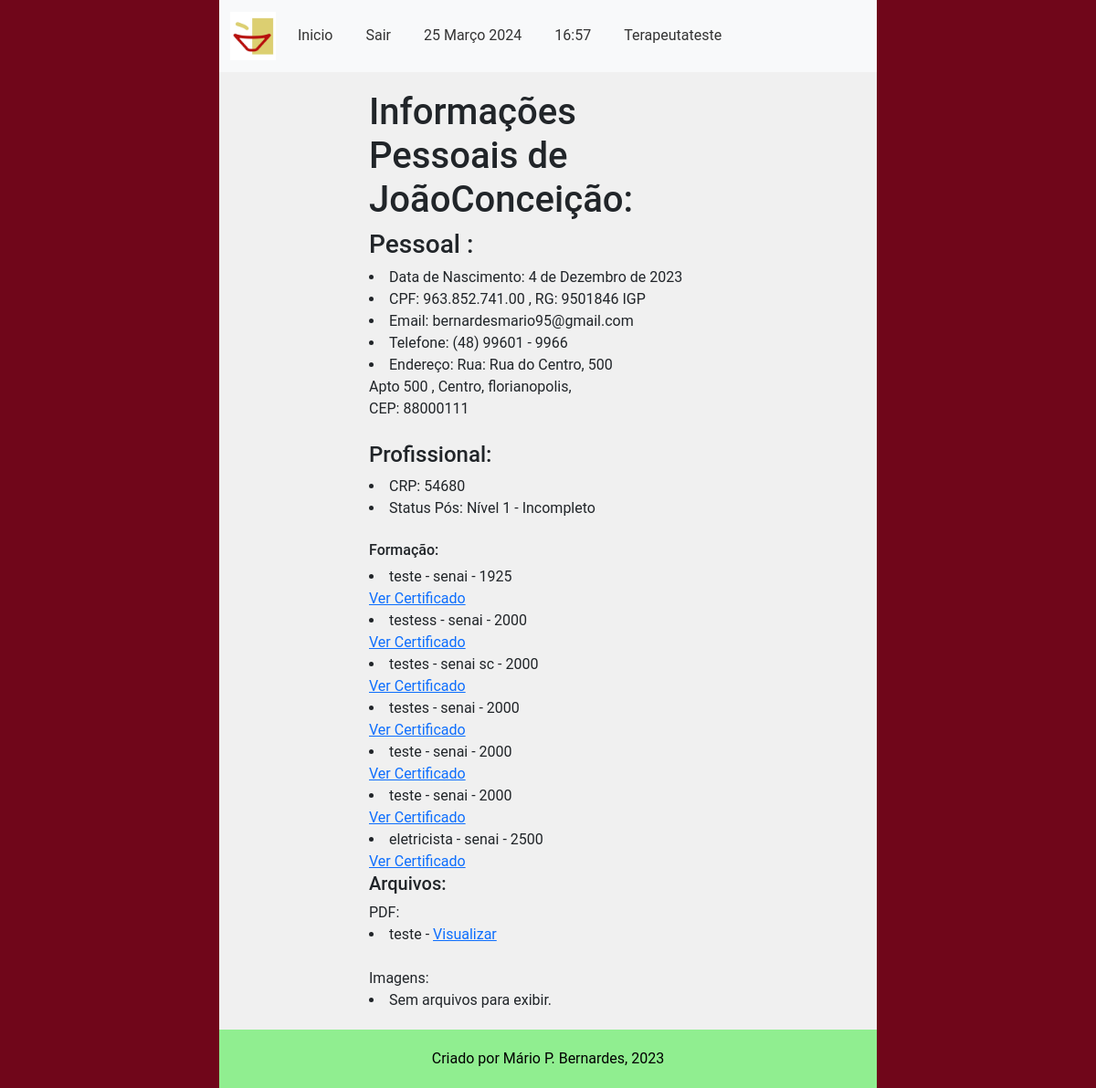
Page /main/perfil/54680 (signed in) on the committed database.
### accounts/models.py (models this page shows, shortened)
class CustomUser(AbstractUser):
    email = models.EmailField(unique=True, verbose_name='E-mail')
    phone_number = models.CharField(max_length=11, unique=True, verbose_name='Telefone', validators=[
        validate_numbers, MinLengthValidator(limit_value=11), MaxLengthValidator(limit_value=11)
    ])
    require_otp_login = models.BooleanField(null=False, default=True)  # TODO trocar pra False
    otp = models.CharField(max_length=6, null=True, blank=True)

### main/models.py (models this page shows, shortened)
class CadastroProfissionais(models.Model):
    nome = models.CharField(verbose_name='Nome', max_length=100,
                            unique=True, editable=True, validators=[validate_letters])
    conselho_codigo = models.CharField(verbose_name='CRP', max_length=5, unique=True,
                                       editable=True, validators=[validate_numbers])
    STATUS_POS_CHOICES = (
        (0, 'Nível 1 - Incompleto'),
        (1, 'Nível 1 - Completo'),
        (2, 'Nível 2 - Incompleto'),
        (3, 'Nível 2 - Completo'),
        (4, 'Nível 3 - Incompleto'),
        (5, 'Nível 3 - Completo'),
    )
    pos_grad_status = models.IntegerField(verbose_name='Status Pós', choices=STATUS_POS_CHOICES, default=0)
    unimed_codigo = models.CharField(verbose_name='Número cadastro Unimed', max_length=6,
                                     unique=True, editable=True, validators=[validate_numbers])
    email = models.EmailField(verbose_name='Email', editable=True)
    telefone_numero = models.CharField(verbose_name='Telefone', max_length=11,
                                       editable=True, validators=[validate_numbers])
    endereco_rua = models.CharField(verbose_name='Endereço', max_length=100)
    endereco_bairro = models.CharField(verbose_name='Bairro', max_length=50)
    endereco_numero = models.CharField(verbose_name='Número', max_length=7, validators=[validate_numbers])
    endereco_complemento = models.CharField(verbose_name='Complemento', max_length=100)
    cidade = models.CharField(verbose_name='Cidade', max_length=20, validators=[validate_letters,
                                                                                MinLengthValidator(limit_value=3)])
    cep_numero = models.CharField(verbose_name='CEP', max_length=8, validators=[validate_numbers,
                                                                                MinLengthValidator(limit_value=8)])
    nascimento_data = models.DateField(verbose_name='Data de Nascimento', help_text='dd/mm/aaaa',
                                       validators=[validate_date_past])
    cpf_numero = models.CharField(verbose_name='CPF', unique=True, validators=[validate_numbers], max_length=11)
    rg_numero = models.CharField(verbose_name='Número RG', max_length=12,
                                 validators=[MinLengthValidator(limit_value=6)])
    rg_emissor = models.CharField(verbose_name='Orgão Emissor RG', max_length=50)
    usuario_codigo = models.ForeignKey(
        CustomUser,
        related_name='Terapeutas',
        on_delete=models.PROTECT
    )
    objects = models.Manager()
    class Meta:
        verbose_name = 'Terapeuta'
        verbose_name_plural = 'Terapeutas'
        permissions = [
            ('add_terapeuta', 'Adicionar novos Usuários (Administrativos)')
        ]

class HistoricoAcademico(models.Model):
    terapeuta = models.ForeignKey('CadastroProfissionais',
                                  on_delete=models.PROTECT,
                                  verbose_name='Terapeuta')
    curso = models.CharField(verbose_name='Curso', max_length=30, validators=[validate_letters])
    instituicao = models.CharField(verbose_name='Instituição', max_length=50,
                                   validators=[validate_letters, MinLengthValidator(limit_value=4)])
    ano_conclusao = models.CharField(verbose_name='Ano de Conclusão', null=False, max_length=4,
                                     validators=[validate_numbers, MinLengthValidator(limit_value=4)])
    certificado_conclusao = models.FileField(upload_to=terapeutas_media_upload_path, blank=True, null=False,
                                             verbose_name='Certificado de Conclusão', help_text='Apenas arquivos PDF')
    objects = models.Manager()
    class Meta:
        verbose_name = 'Histórico Acadêmico'
        verbose_name_plural = 'Históricos Acadêmicos'

class ProfissionaisMedia(models.Model):
    terapeuta = models.ForeignKey('CadastroProfissionais', on_delete=models.CASCADE, related_name='arquivos',
                                  verbose_name='Terapeuta', help_text='Terapeuta relacionado')
    pdf_file = models.FileField(upload_to=terapeutas_media_upload_path, blank=True, null=True, verbose_name='PDF',
                                default='n/d', help_text='Arquivos PDF')
    image_file = models.ImageField(upload_to=terapeutas_media_upload_path, blank=True, null=True, default='n/d',
                                   verbose_name='Imagens', help_text='Arquivos de Imagem')
    description = models.CharField(max_length=255, verbose_name='Descrição', help_text='Descreva o arquivo')
    objects = models.Manager()
    class Meta:
        verbose_name = 'Arquivo de Terapeuta'
        verbose_name_plural = 'Arquivos de Terapeuta'

### main/views.py (the view)
@login_required(login_url="/main/login")
def informacoes_terapeuta(request: HttpRequest, terapeuta_codigo: str):
    current_terapeuta = get_terapeuta_by_codigo(terapeuta_codigo)
    historico_academico = get_terapeuta_historico_academico(current_terapeuta)
    pdf_media = get_current_terapeuta_pdf_media(current_terapeuta)
    image_media = get_current_terapeuta_image_media(current_terapeuta)
    context = {
        'terapeuta': current_terapeuta,
        'historico': historico_academico,
        'image_media': image_media,
        'pdf_media': pdf_media
    }
    return render(request, 'user_perfil.html', context)

### main/services/terapeutas_services.py (called while the page is built)
def get_terapeuta_by_codigo(terapeuta_codigo: str) -> CadastroProfissionais:
    terapeuta = CadastroProfissionais.objects.get(conselho_codigo=terapeuta_codigo)
    return terapeuta

def get_terapeuta_historico_academico(terapeuta: CadastroProfissionais) -> QuerySet:
    historico_academico = HistoricoAcademico.objects.filter(terapeuta=terapeuta)
    return historico_academico

def get_current_terapeuta_pdf_media(current_terapeuta: CadastroProfissionais) -> QuerySet:
    terapeuta_pdf_media = ProfissionaisMedia.objects.filter(terapeuta=current_terapeuta).exclude(pdf_file='n/d')
    return terapeuta_pdf_media

def get_current_terapeuta_image_media(current_terapeuta: CadastroProfissionais) -> QuerySet:
    terapeuta_image_media = ProfissionaisMedia.objects.filter(terapeuta=current_terapeuta).exclude(image_file='n/d')
    return terapeuta_image_media

### main/templatetags/custom_filters.py (called while the page is built)
@register.filter
def format_phone_number(phone_number: str) -> str:
    if not phone_number or len(phone_number) !=11:
        return phone_number
    formatted_number = f"({phone_number[0:2]}) {phone_number[2:7]} - {phone_number[7:]}"
    return formatted_number

@register.filter
def format_cpf(cpf_number: str) -> str:
    if not cpf_number or len(cpf_number) != 11:
        return cpf_number
    formatted_cpf = f"{cpf_number[:3]}.{cpf_number[3:6]}.{cpf_number[6:9]}.{cpf_number[9:]}"
    return formatted_cpf

### main/templates/user_perfil.html (shortened to what this page needs)
{% extends 'middleman1.html' %}
{% load bootstrap5 %}
{% load static%}
{% load custom_filters %}
{% block content %}
<h1>Informações Pessoais de {{ terapeuta.nome }}:</h1>
    <h3> Pessoal : </h3>
        <li>Data de Nascimento: {{ terapeuta.nascimento_data }}  </li>
        <li>CPF: {{ terapeuta.cpf_numero | format_cpf }} , RG: {{terapeuta.rg_numero}} {{terapeuta.rg_emissor}} </li>
        <li>Email: {{ terapeuta.email }} </li>
        <li>Telefone: {{ terapeuta.telefone_numero | format_phone_number }} </li>
        <li>Endereço: Rua: {{ terapeuta.endereco_rua }}, {{ terapeuta.endereco_numero }} <br>
            {{terapeuta.endereco_complemento}} , {{ terapeuta.endereco_bairro }}, {{ terapeuta.cidade }},
        <br> CEP: {{ terapeuta.cep_numero }} </li>
        <br>
        <h4> Profissional: </h4>
        <li>CRP: {{ terapeuta.conselho_codigo }} </li>
        <li>Status Pós: {{ terapeuta.get_pos_grad_status_display }} </li>
    <br>
    <h6> Formação: </h6>
        {% for curso in historico %}
            <li>
                {{ curso.curso }} - {{ curso.instituicao }} - {{ curso.ano_conclusao }} <br>
                <a href="{% url 'main:view_certificado' curso_id=curso.id %}"> Ver Certificado </a>
            </li>
        {% empty %}
            <li> Sem arquivos para exibir.</li>
        {% endfor %}
    <h5> Arquivos: </h5>
        {% for media in pdf_media %}
            PDF:
            <li>
                {{ media.description }} - <a href="{% url 'main:terapeuta/pdf' media_id=media.id %}"> Visualizar </a>
            </li>
        {% empty %}
            <li> Sem arquivos para exibir.</li>
        {% endfor %}
        <br>
            Imagens: <br>
            {% for media in image_media %}
                <li>
                    {{ media.description }} - <a href="{% url 'main:terapeuta/image' media_id=media.id %}"> Visualizar </a>
                </li>
            {% empty %}
                <li> Sem arquivos para exibir.</li>
            {% endfor %}
{% endblock %}

### main/templates/middleman1.html (shortened to what this page needs)
{% load static %}
{% load django_bootstrap5 %}
{% bootstrap_css %}
<!DOCTYPE html>
<html lang="pt-br">
<head>
    <link rel="stylesheet" type="text/css" href="{% static 'main_style.css' %}">
</head>
<body>
    <div class="page-container">
        <header>
            <nav class="navbar navbar-expand-lg navbar-light bg-light">
                <div class="container">
                <a class="navbar-brand" href="{% static 'fav.icon.jpeg' %}">
                    <img src="{% static 'fav.icon.jpeg' %}" alt="Your Logo" style="width: 50px; height: auto;" >
                </a>
                    <div class="collapse navbar-collapse text-dark" id="navbarNav">
                        <ul class="navbar-nav">
                            <li class="nav-item">
                                <a class="nav-link" href="{% url 'main:homepage' %}">Inicio</a>
                            </li>
                            <li class="nav-item">
                                <a class="nav-link" href="{% url 'account:logout' %}">Sair</a>
                            </li>
                            <li class="nav-item">
                    <span class="nav-link">
                        {% now "j F Y" %}
                    </span>
                </li>
                <li class="nav-item">
                    <span class="nav-link">
                        {% now "H:i" %}
                    </span>
                </li>
                <li class="nav-item">
                    <span class="nav-link">
                        {% if user.is_authenticated %}
                            {{ user.username }}
                        {% endif %}
                    </span>
                </li>
                        </ul>
                    </div>
                </div>
            </nav>
        </header>
        <main class="main-content">
            {% block content %}{% endblock %}
        </main>
        <footer class="footer">
            Criado por Mário P. Bernardes, 2023
        </footer>
    </div>
</body>
</html>

### main/static/main_style.css (style rules this page uses)
body { font-family: roboto; font-size: 16px; background-color: #f0f0f0; margin: 0; padding: 0; }
.page-container { border-left: 20vw solid #70061a; border-right: 20vw solid #70061a; min-height: 100vh; box-sizing: border-box; display: flex; flex-direction: column; }
.main-content { width: 60%; margin: 0 auto; padding: 20px; flex-grow: 1; }
.navbar { background-color: #333; color: #fff; }
.navbar-brand { font-size: 24px; }
.navbar-nav { list-style-type: none; padding: 0; }
.nav-item { margin-right: 20px; }
.nav-link { color: #333; }
.footer { background-color: lightgreen; color: #000; padding: 20px 0; text-align: center; flex-shrink: 0; }

### rows in the picture
CustomUser: username "Terapeutateste"
CadastroProfissionais: nome "JoãoConceição", nascimento_data "4 de Dezembro de 2023", cpf_numero "963.852.741.00", rg_numero "9501846", rg_emissor "IGP", email "bernardesmario95@gmail.com", telefone_numero "(48) 99601 - 9966", endereco_rua "Rua do Centro", endereco_numero "500", endereco_complemento "Apto 500", endereco_bairro "Centro", cidade "florianopolis", cep_numero "88000111", conselho_codigo "54680", pos_grad_status "Nível 1 - Incompleto"
HistoricoAcademico: curso "teste", instituicao "senai", ano_conclusao "1925"
HistoricoAcademico: curso "testess", instituicao "senai", ano_conclusao "2000"
HistoricoAcademico: curso "testes", instituicao "senai sc", ano_conclusao "2000"
HistoricoAcademico: curso "testes", instituicao "senai", ano_conclusao "2000"
HistoricoAcademico: curso "teste", instituicao "senai", ano_conclusao "2000"
HistoricoAcademico: curso "teste", instituicao "senai", ano_conclusao "2000"
HistoricoAcademico: curso "eletricista", instituicao "senai", ano_conclusao "2500"
ProfissionaisMedia: description "teste"
